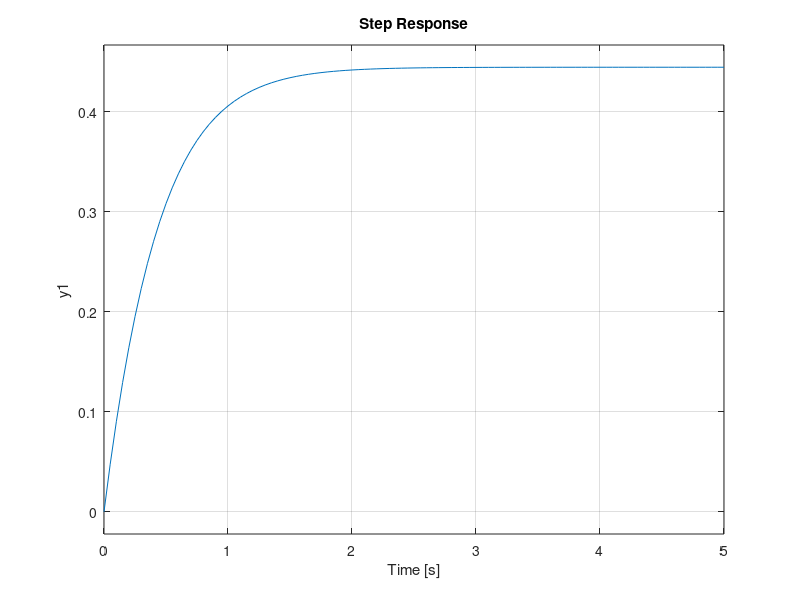
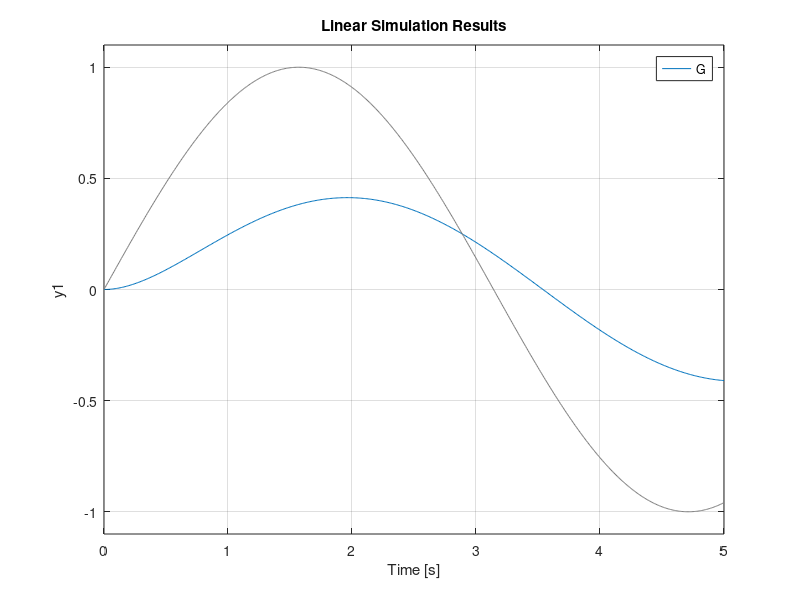
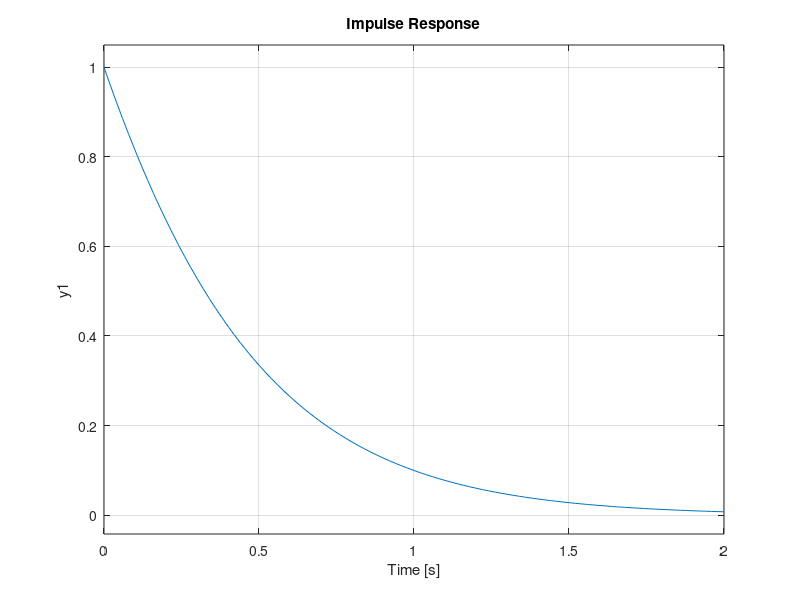
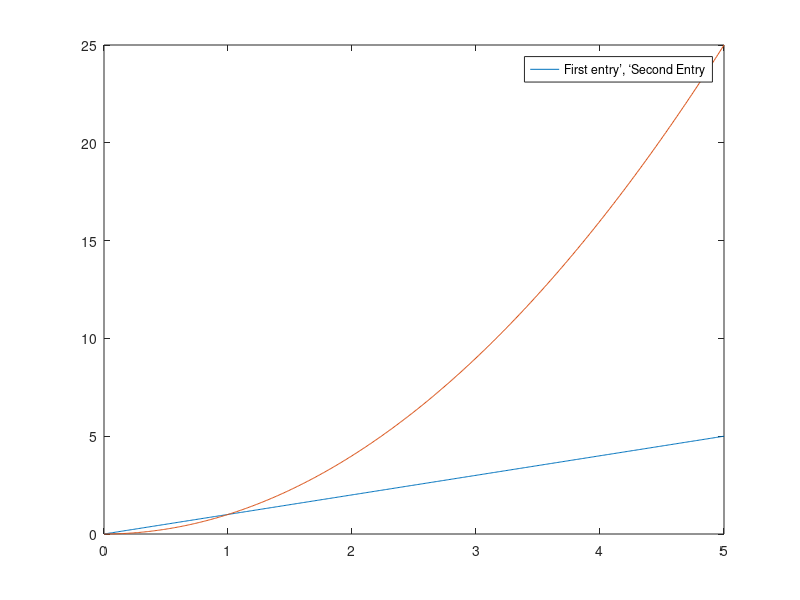

The MATLAB script that drew these images, in order: (Note: this script raises an error after producing the figures.)
% This is the warm-up exercise of Matlab for students in LCD1 
% Author: Silvia Tolu - 01 Feb. 2022
% Create separate sections (“cntrl enter” to execute the section)
clear all; clc;
%% General Commands - Define Variables

% Define a variable a (one integer value) 
a = 8;
% Define a vector b of four integer values
b = [7, 3, 2, 6];
% Define a matrix A(2x4) of integers
A = [5,2, 3, 1; 6, 1, 5 0];

% Compute the row and column size of the matrix A 
size(A)
% Print the elements of first row in second and fourth column
A(1, [2,4])
% Print all the elements of the first column 
A(:, 1)
% Print all the elements of the first row, but only of columns 2 to the end 
A(1, 2:end)
% Create a time vector t from 0 to 5 sec with a time step of 0.01 sec. 
t = 0:0.01:5;

% Create a sinusoidal function u (of time t) 
u = sin(t);

%% Transfer functions
% Transfer functions are a frequency-domain representation of linear time-invariant systems. 
% https://www.mathworks.com/help/control/ug/transfer-functions.html

% Create a transfer function G = tf([num], [den]) where [num] = [bn, bn-1, …, b1, b0]
% [den]= [an, an-1, …, a1, a0] in this case define a 1st order numerator and a 2nd order denominator
G = tf([1,4] , [1,6,9]);

%% Plot Outputs

% Create figure 1 
figure(1);
% Plot the step response of G for 5 seconds 
step(G, 5)
% Create figure 2 
figure(2);
% Plot the simulated time response of the transfer function G to the input u in the time t 
lsim(G, u, t)
% Create figure 3
figure(3);
% Plot the impulse response 
impulse(G)

% Plot two equal sized vectors X, Y 
X=t; Y = X;
% Create figure 4
figure(4);
% Add labels to x and y axis 
xlabel('Time (s)'); ylabel('Input (N)');
% Add title 
title('Force Input (F(t)');
% Plot two entries Y and Y.^2 in the same graph calling one plot command 
plot(X, [Y; Y.^2])
% Add a legend
legend('First entry’, ‘Second Entry');

% use publish command to print a pdf file

%% Laplace
% Compute the Laplace transform of function 1/sqrt(x). The Laplace transform is in terms of s

% Create a symbolic variable x
syms x
% Create the function f
f = 1/sqrt(x);
% Compute the Laplace transform of f
pretty(laplace(f))

% Define a symbolic variable s 
syms s; % or s = sym('s');
% Use the s to define a function F that has first order at the numerator and second order function at the denominator
F = (s+1) / (s^2+6*s+9);
% Find the inverse of the Laplace function 
pretty(ilaplace(F))

%% Load and plot data from a txt file

% Read data from the log.txt file using readtable() function
data = readtable(['log.txt']); % it loads the data in a table struct
% fill the NaN entries using the fillmissing() function
data = fillmissing(data,'nearest');
% Convert data from a table to a matrix
% Create matrix t for time stamps
t = table2array(data(:,1));
% Create matrix ul for left motor voltage
ul = table2array(data(:,8));
% Create matrix ur for right motor voltage
ur = table2array(data(:,9));
% Create matrix wl for left motor velocity
wl = table2array(data(:,12));
% Create matrix wr for right motor velocity
wr = table2array(data(:,13));

% The data is visualised by using subplots
figure(5)
% Create a subplot and plot the left wheel velocity wl - remind to define axis labels and title 
subplot(2,2,1)
plot(t,wl)
xlim([0 t(end)])
xlabel('time (s)')
ylabel('angular velocity (rad/s)')
title('Left wheel velocity')

% Create a subplot and plot the right wheel velocity wr - remind to define axis labels and title 
subplot(2,2,2)
plot(t,wr)
xlim([0 t(end)])
xlabel('time (s)')
ylabel('angular velocity (rad/s)')
title('Right wheel velocity')

% Create a subplot and plot the left wheel voltage ul - remind to define axis labels and title 
subplot(2,2,3)
plot(t,ul)
xlim([0 t(end)])
xlabel('time (s)')
ylabel('voltage (V)')
title('Left wheel voltage')

% Create a subplot and plot the left wheel velocity ur - remind to define axis labels and title 
subplot(2,2,4)
plot(t,ur)
xlim([0 t(end)])
xlabel('time (s)')
ylabel('voltage (V)')
title('Right wheel voltage')

% Add a title to the whole figure
sgtitle('Left and right wheel velocity and voltage')